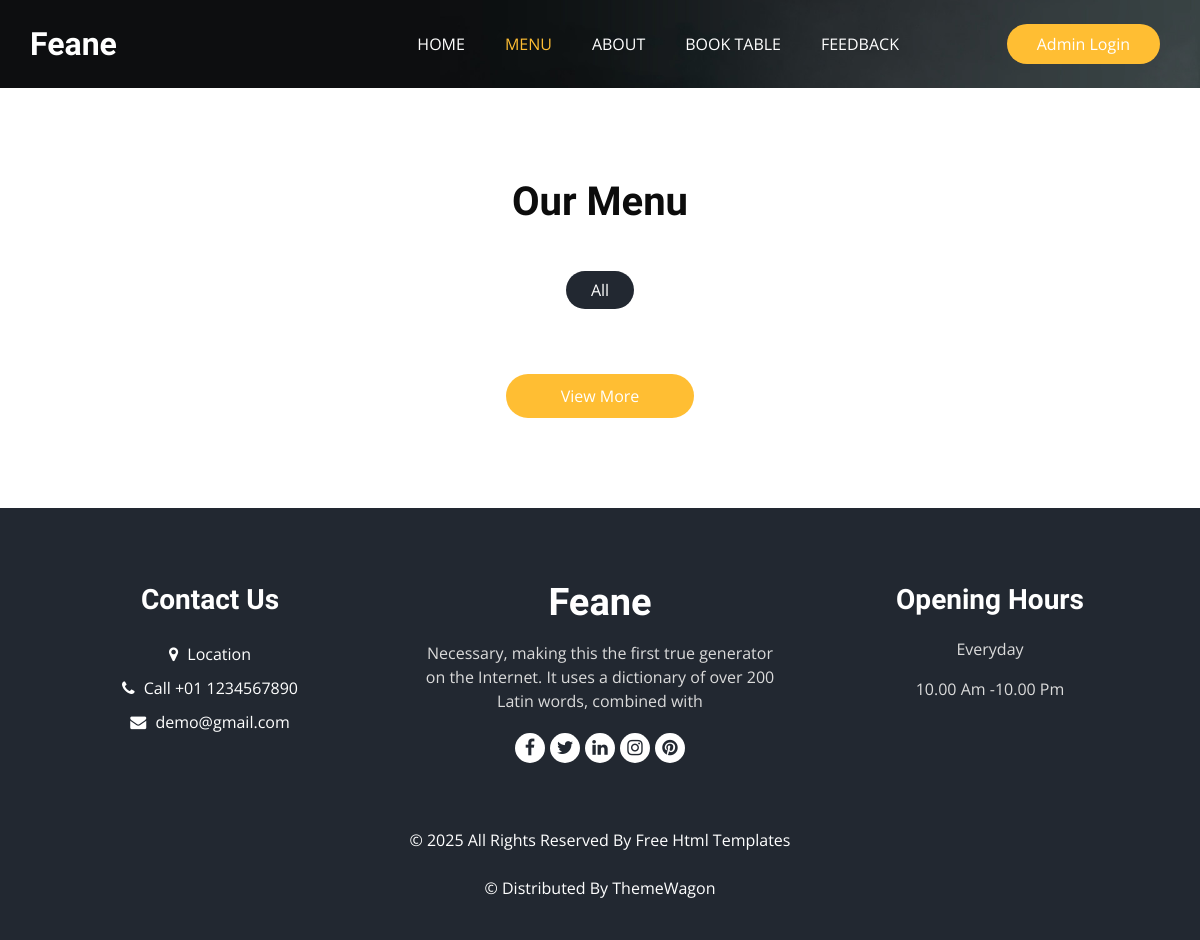
The app's page /menu/, older data.
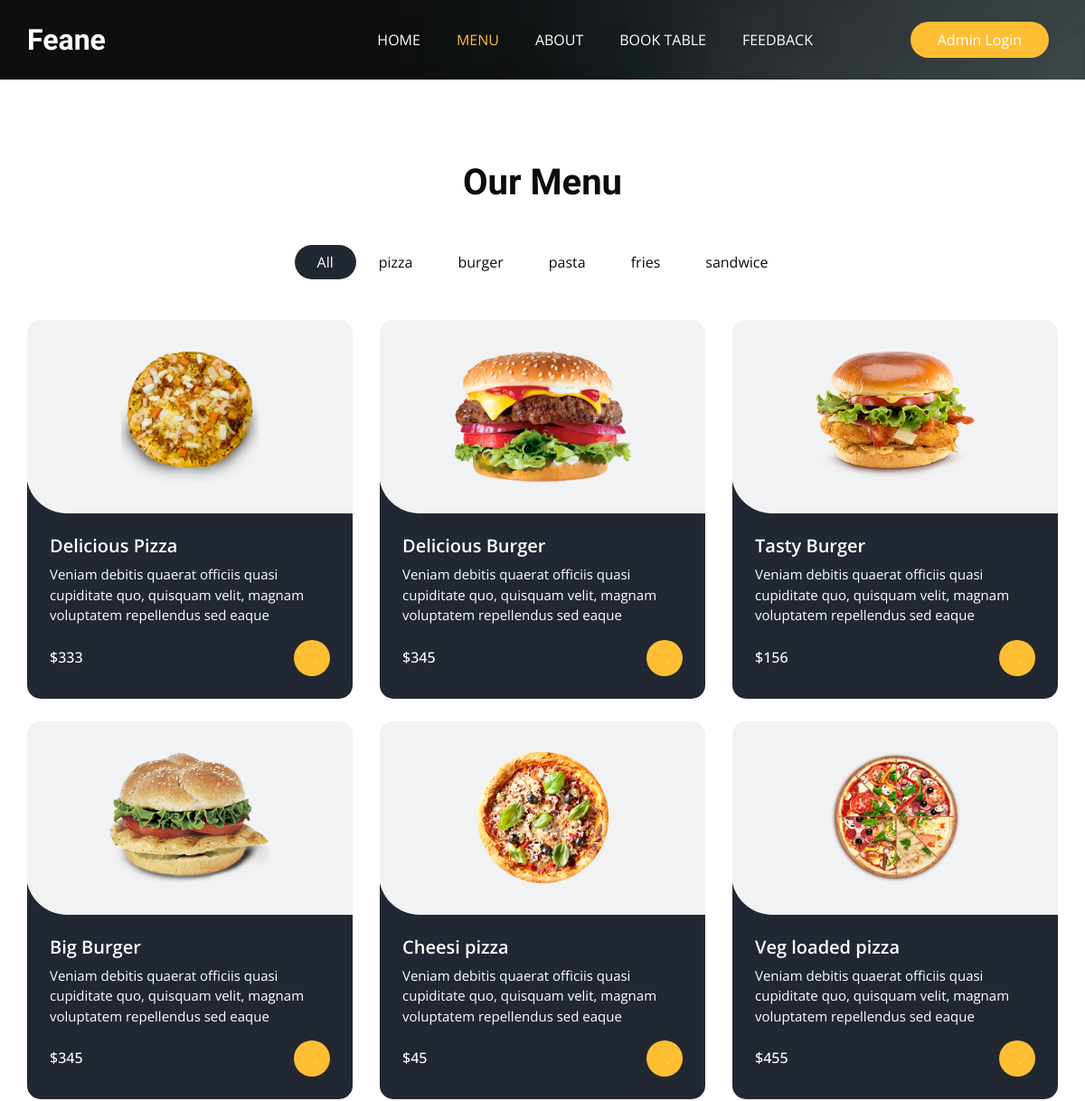
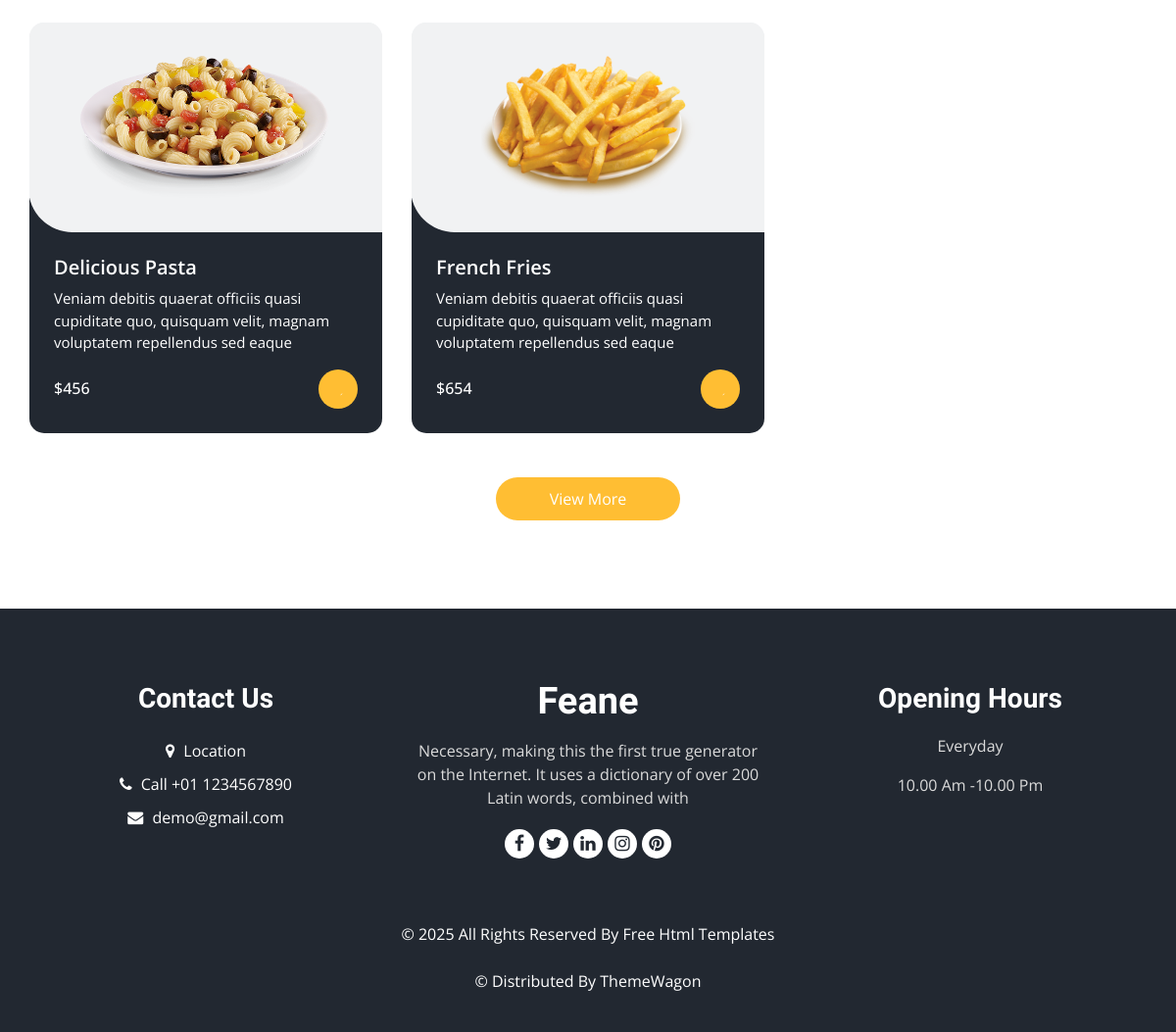
The same page, newer data (2 pictures, top to bottom).
### Base_App/models.py (models this page shows, shortened)
class ItemList(models.Model):
    Category_name = models.CharField(max_length=50)
    def __str__(self):
        return self.Category_name

class Items(models.Model):
    item_name = models.CharField(max_length=50)
    description = models.TextField(blank=False)
    price = models.IntegerField()
    category = models.ForeignKey(ItemList,related_name="name",on_delete=models.CASCADE)
    image = models.ImageField(upload_to='Items/',blank=True)

### Base_App/views.py (the view)
# urls.py: path('menu/', Menu_view,name="Menu_view"),
def Menu_view(request):
    items = Items.objects.all()
    categories = ItemList.objects.all()  # Renamed variable
    return render(request, "menu.html", {'items': items, 'categories': categories})

### templates/menu.html
{% extends "base.html" %}
{% block class %} class="sub_page" {% endblock class%}
{% block menustatus %}active{% endblock menustatus %}
{% block mainblock %}
{% load static %}
<section class="food_section layout_padding">
  <div class="container">
    <div class="heading_container heading_center">
      <h2>Our Menu</h2>
    </div>
    <ul class="filters_menu">
      <li class="active" data-filter="*">All</li>
      {% for category in categories %}
      <li data-filter=".{{category.Category_name}}">{{category.Category_name}}</li>
      {% endfor %}
    </ul>
    <div class="filters-content">
      <div class="row grid">
        {% for item in items %}
        <div class="col-sm-6 col-lg-4 all {{ item.category }}">
          <div class="box">
            <div>
              <div class="img-box">
                <img src="/media/{{item.image}}" alt="Food Item" />
              </div>
              <div class="detail-box">
                <h5>{{ item.item_name }}</h5>
                <p>{{ item.description }}</p>
                <div class="options">
                  <h6>${{ item.price }}</h6>
                  <a href="#">
                    <svg
                      version="1.1"
                      xmlns="http://www.w3.org/2000/svg"
                      viewBox="0 0 456.029 456.029"
                    >
                      <g><path d="M345.6,338.862c-29.184,0-53.248,23.552-53.248,53.248 ..."/></g>
                    </svg>
                  </a>
                </div>
              </div>
            </div>
          </div>
        </div>
        {% endfor %}
      </div>
    </div>
    <div class="btn-box">
      <a href="#"> View More </a>
    </div>
  </div>
</section>
{% endblock mainblock %}

### templates/base.html (shortened to what this page needs)
<!DOCTYPE html>
<html>
  {% load static %}
  <head>
    <link
      rel="stylesheet"
      type="text/css"
      href=" {% static 'css/bootstrap.css' %} "
    />
    <link
      rel="stylesheet"
      type="text/css"
      href="https://cdnjs.cloudflare.com/ajax/libs/OwlCarousel2/2.3.4/assets/owl.carousel.min.css"
    />
    <link
      rel="stylesheet"
      href="https://cdnjs.cloudflare.com/ajax/libs/jquery-nice-select/1.1.0/css/nice-select.min.css"
    />
    <link href=" {% static 'css/font-awesome.min.css' %} " rel="stylesheet" />
    <link href=" {% static 'css/style.css' %} " rel="stylesheet" />
    <link href=" {% static 'css/responsive.css' %} " rel="stylesheet" />
  </head>
  <body {% block class %} {% endblock class %}>
    <div class="hero_area">
      <div class="bg-box">
        <img src=" {% static 'images/hero-bg.jpg' %} " alt="" />
      </div>
      <header class="header_section">
        <div class="container">
          <nav class="navbar navbar-expand-lg custom_nav-container">
            <a class="navbar-brand" href="{% url 'Home_view' %}">
              <span> Feane </span>
            </a>
            <div class="collapse navbar-collapse" id="navbarSupportedContent">
              <ul class="navbar-nav mx-auto">
                <li class="nav-item {% block homestatus %}{% endblock homestatus %}">
                  <a class="nav-link" href="{% url 'Home_view' %}"
                    >Home <span class="sr-only">(current)</span></a
                  >
                </li>
                <li class="nav-item {% block menustatus %}{% endblock menustatus %}">
                  <a class="nav-link" href="{% url 'Menu_view' %}">Menu</a>
                </li>
                <li class="nav-item {% block aboutstatus %}{% endblock aboutstatus %}">
                  <a class="nav-link" href="{% url 'About_view' %}">About</a>
                </li>
                <li class="nav-item {% block tablestatus %}{% endblock tablestatus %}">
                  <a class="nav-link" href="{% url 'Book_table_view' %}"
                    >Book Table</a
                  >
                </li>
                <li class="nav-item {% block fedstatus %}{% endblock fedstatus %}">
                  <a class="nav-link" href="{% url 'feedback' %}">Feedback</a>
                </li>
              </ul>
              <div class="user_option">
                <a href="/admin" class="order_online"> Admin Login </a>
              </div>
            </div>
          </nav>
        </div>
      </header>
    </div>
    {% block mainblock %} {% endblock mainblock %}
    <footer class="footer_section">
      <div class="container">
        <div class="row">
          <div class="col-md-4 footer-col">
            <div class="footer_contact">
              <h4>Contact Us</h4>
              <div class="contact_link_box">
                <a href="">
                  <i class="fa fa-map-marker" aria-hidden="true"></i>
                  <span> Location </span>
                </a>
                <a href="">
                  <i class="fa fa-phone" aria-hidden="true"></i>
                  <span> Call +01 1234567890 </span>
                </a>
                <a href="">
                  <i class="fa fa-envelope" aria-hidden="true"></i>
                  <span> demo@gmail.com </span>
                </a>
              </div>
            </div>
          </div>
          <div class="col-md-4 footer-col">
            <div class="footer_detail">
              <a href="" class="footer-logo"> Feane </a>
              <p>
                Necessary, making this the first true generator on the Internet.
                It uses a dictionary of over 200 Latin words, combined with
              </p>
              <div class="footer_social">
                <a href="">
                  <i class="fa fa-facebook" aria-hidden="true"></i>
                </a>
                <a href="">
                  <i class="fa fa-twitter" aria-hidden="true"></i>
                </a>
                <a href="">
                  <i class="fa fa-linkedin" aria-hidden="true"></i>
                </a>
                <a href="">
                  <i class="fa fa-instagram" aria-hidden="true"></i>
                </a>
                <a href="">
                  <i class="fa fa-pinterest" aria-hidden="true"></i>
                </a>
              </div>
            </div>
          </div>
          <div class="col-md-4 footer-col">
            <h4>Opening Hours</h4>
            <p>Everyday</p>
            <p>10.00 Am -10.00 Pm</p>
          </div>
        </div>
        <div class="footer-info">
          <p>
            &copy; <span id="displayYear"></span> All Rights Reserved By
            <a href="https://html.design/">Free Html Templates</a><br /><br />
            &copy;  Distributed By
            <a href="https://themewagon.com/" target="_blank">ThemeWagon</a>
          </p>
        </div>
      </div>
    </footer>
  </body>
</html>

### static/css/responsive.css (style rules this page uses)
@media (min-width: 1200px) { .container { max-width: 1170px; } }

Row changes from the older to the newer data that the page shows:
added ItemList: Category_name "pizza"
added ItemList: Category_name "burger"
added ItemList: Category_name "pasta"
added ItemList: Category_name "fries"
added ItemList: Category_name "sandwice"
added Items: image (picture), item_name "Delicious Pizza", description "Veniam debitis quaerat officiis quasi cupiditate quo, quisquam velit, magnam voluptatem repellendus sed eaque", price "333"
added Items: image (picture), item_name "Delicious Burger", description "Veniam debitis quaerat officiis quasi cupiditate quo, quisquam velit, magnam voluptatem repellendus sed eaque", price "345"
added Items: image (picture), item_name "Tasty Burger", description "Veniam debitis quaerat officiis quasi cupiditate quo, quisquam velit, magnam voluptatem repellendus sed eaque", price "156"
added Items: image (picture), item_name "Big Burger", description "Veniam debitis quaerat officiis quasi cupiditate quo, quisquam velit, magnam voluptatem repellendus sed eaque", price "345"
added Items: image (picture), item_name "Cheesi pizza", description "Veniam debitis quaerat officiis quasi cupiditate quo, quisquam velit, magnam voluptatem repellendus sed eaque", price "45"
added Items: image (picture), item_name "Veg loaded pizza", description "Veniam debitis quaerat officiis quasi cupiditate quo, quisquam velit, magnam voluptatem repellendus sed eaque", price "455"
added Items: image (picture), item_name "Delicious Pasta", description "Veniam debitis quaerat officiis quasi cupiditate quo, quisquam velit, magnam voluptatem repellendus sed eaque", price "456"
added Items: image (picture), item_name "French Fries", description "Veniam debitis quaerat officiis quasi cupiditate quo, quisquam velit, magnam voluptatem repellendus sed eaque", price "654"
